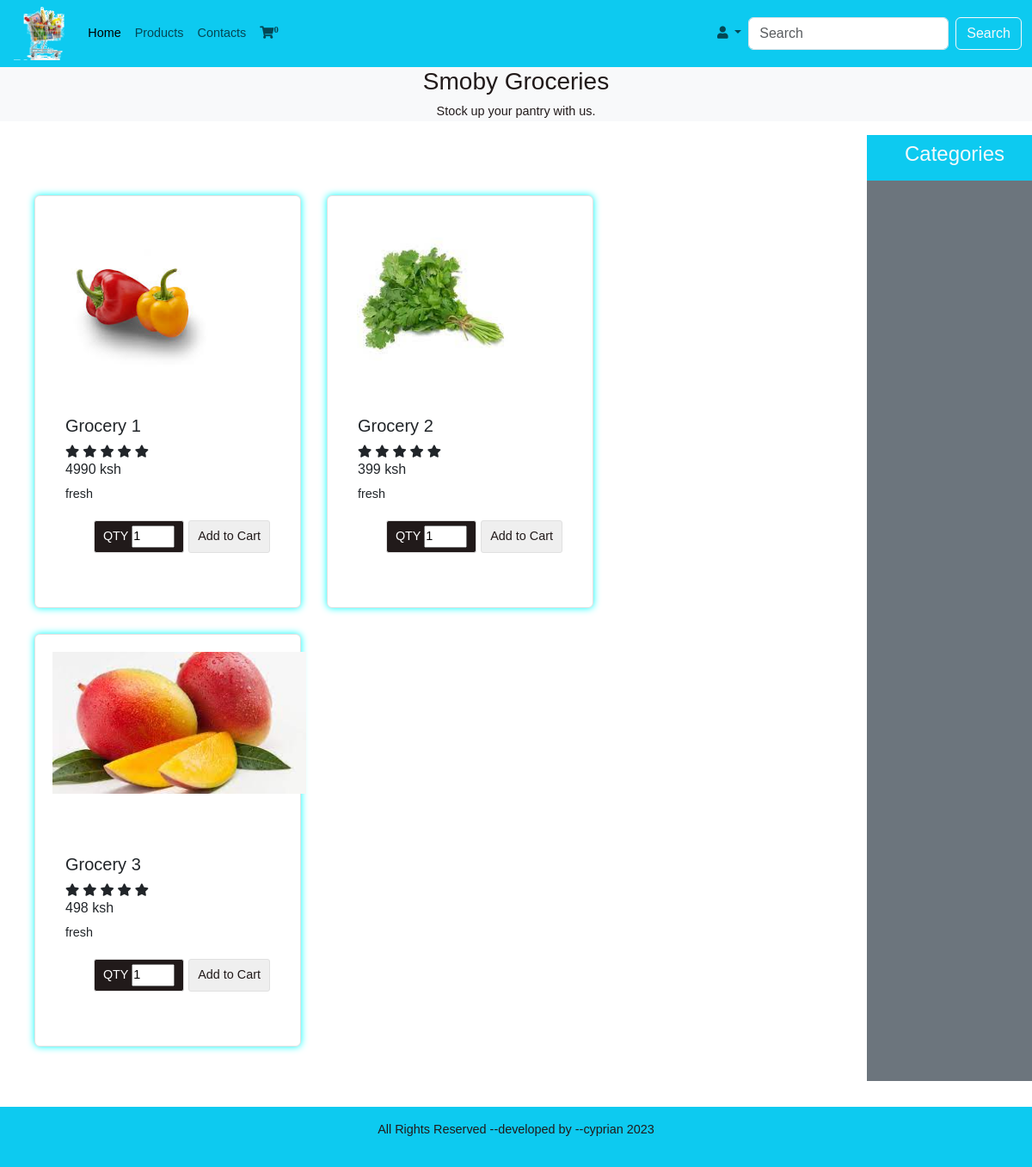
Before: / with the older database file.
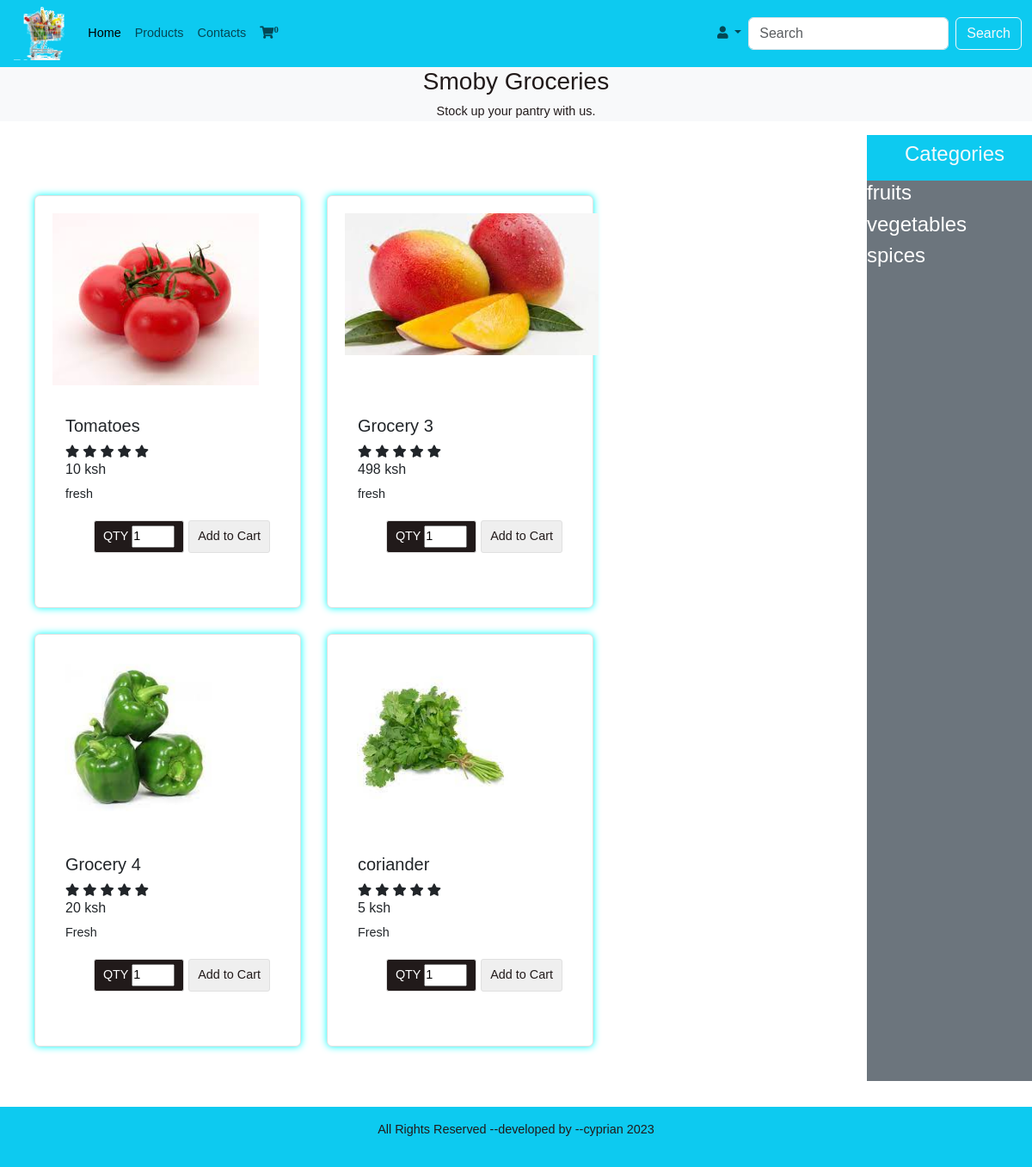
After: the same page with the newer database file.
### tables this page shows
CREATE TABLE `products` (
  `id` int(11) NOT NULL,
  `productname` varchar(100) NOT NULL,
  `price` int(100) NOT NULL,
  `productinfo` varchar(100) NOT NULL,
  `productimage` varchar(100) NOT NULL,
  `category` varchar(100) NOT NULL,
  `products` varchar(100) NOT NULL,
  `code` varchar(100) NOT NULL,
  `Date` date NOT NULL,
  `Time` time(1) NOT NULL
);

CREATE TABLE `categories` (
  `id` int(11) NOT NULL,
  `categories` varchar(100) NOT NULL
);

### includes/config.php (called while the page is built, shortened)
<?php
class DBController {
	private $host = "localhost";
	private $user = "root";
	private $database = "grocers_db";
	private $password ='';
	private $conn;
	function __construct() {
		$this->conn = $this->connectDB();
	}
	function connectDB() {
		$conn = mysqli_connect($this->host,$this->user,$this->password,$this->database);
		return $conn;
	}
	function runQuery($query) {
		$result = mysqli_query($this->conn,$query);
		while($row=mysqli_fetch_assoc($result)) {
			$resultset[] = $row;
		}
		if(!empty($resultset))
			return $resultset;
	}
}
?>

### index.php (the view, shortened to what this page needs)
<?php
      require_once("includes/config.php");
      $db_handle = new DBController();
  ?>
<!DOCTYPE html>
<html lang="en">
<head>
  <link href="https://cdn.jsdelivr.net/npm/bootstrap@5.3.0-alpha1/dist/css/bootstrap.min.css" rel="stylesheet">
  <link rel="stylesheet" href="https://use.fontawesome.com/releases/v5.15.4/css/all.css"/>
  <link rel="stylesheet"href="assets/css/style.css">
  <link rel="stylesheet"href="assets/css/extrastyles.css">
</head>
<body>
  <div class="container-fluid p-0">
  <nav class="navbar navbar-expand-lg navbar-light bg-info">
    <div class="container-fluid">
      <img src="assets/imgs/download.png" alt="logo" class="logo">
      <div class="collapse navbar-collapse" id="navbarSupportedContent">
        <ul class="navbar-nav me-auto mb-2 mb-lg-0">
          <li class="nav-item">
            <a class="nav-link active" aria-current="page" href="index.php">Home</a>
          </li>
          <li class="nav-item">
            <a class="nav-link" href="index.php">Products</a>
          </li>
          <li class="nav-item">
            <a class="nav-link" href="index.php">Contacts</a>
          </li>
           <?php
            if(isset($_SESSION["cart_item"])){
            $total_quantity = 0;
            $total_price = 0;
          ?>
          <?php
            foreach ($_SESSION["cart_item"] as $item){
             $item_price = $item["quantity"]*$item["price"];
		      ?>
          <?php
				   $total_quantity += $item["quantity"];
				   $total_price += ($item["price"]*$item["quantity"]);
		       }
		      ?>
          <li class="nav-item">
            <a class="nav-link" href="cart.php"><i class="fa fa-shopping-cart" aria-hidden="true"><sup><?php echo $total_quantity; ?></sup></i>
            </a>
          </li>
          <?php
           } else {
          ?>
          <li class="nav-item">
            <a class="nav-link" href="cart.php"><i class="fa fa-shopping-cart" aria-hidden="true"><sup>0</sup></i>
            </a>
          </li>
          <?php
           }
           ?>
        </ul>
        <ul class="navbar-nav d-flex flex-row">
           <li class="nav-item me-3 me-lg-0 dropdown" >
          <div class="dropdown">
            <a class="nav-link dropdown-toggle" href="#" id="navbarDropdown" role="button"
               data-mdb-toggle="dropdown"
               aria-expanded="false"
               aria-haspopup="true" >
               <i class="fas fa-user"></i>
            </a>
          </div>
        </ul>
        <form class="d-flex" role="search" action="" method="POST">
          <input class="form-control me-2" type="search" name="search" placeholder="Search" aria-label="Search">
          <button class="btn btn-outline-light" type="submit" name="submit">Search</button>
        </form>
      </div>
    </div>
  </nav>
  </div>
  <div class="bg-light">
    <h3 class="text-center">Smoby Groceries</h3>
    <p class="text-center">Stock up your pantry with us.</p>
  </div>
  <div class="row">
    <div class="col-md-10">
      <div id="product-grid" class="row products">
          <?php
          if (isset($_POST['submit'])){
            $search = $_POST['search'];
            $product_array = $db_handle->runQuery("SELECT * FROM products where (category LIKE '%" . $_POST["search"] . "%') OR (productname LIKE '%" . $_POST["search"] . "%') OR (productinfo LIKE '%" . $_POST["search"] . "%')OR (price LIKE '%" . $_POST["search"] . "%') OR (products LIKE '%" . $_POST["search"] . "%')");
            if (!empty($product_array)) {
              foreach($product_array as $key=>$value){
                ?>
          <div class="product-item card" style="width:310px;height:480px;">
          <iframe name="votar" style="display:none;"></iframe>
            <form method="post" target="votar" action="index.php?action=add&code=<?php echo $product_array[$key]["code"]; ?>" onsubmit="showMsg()">
            <div class="product-image"><img src="<?php echo "assets/imgs/products/".$product_array[$key]['productimage'];?>" style="max-width:295px; max-height:200px;"></div>
            <div class="product-tile-footer"><br><br><br>
            <div class="product-title"><h5><?php echo $product_array[$key]["productname"]; ?></h5>
            <span class="fa fa-star checked"></span>
            <span class="fa fa-star checked"></span>
            <span class="fa fa-star checked"></span>
            <span class="fa fa-star checked"></span>
            <span class="fa fa-star checked"></span>
            <h6><?php echo $product_array[$key]["price"]; ?> ksh</h6>
            <p class="card-text">
              <?php echo $product_array[$key]["productinfo"]; ?>
            </p>
          </div>
          <div class="cart-action">
          <div id="field1" class="btn btn-dark">QTY
            <input type="number" name="quantity" id="1" value="1" min="1" style="width:50px;" required/>
          </div>
          <script>
             $(document).ready(function(){
             $('.add').click(function () {
             if ($(this).prev().val() > 1) {
           $(this).prev().val(+$(this).prev().val() + 1);
            }
           });
           $('.sub').click(function () {
           if ($(this).next().val() > 1) {
           if ($(this).next().val() > 1) $(this).next().val(+$(this).next().val() - 1);
            }
           });
           });
          </script>
          <form action="index.php">
            <input type="submit" name="session" value="Add to Cart" class="btnAddAction" onclick="session()"/>
           </form>
        </div>
        </div>
        </form>
		    </div>
        <?php
        }
      }
    }else{
    $product_array = $db_handle->runQuery("SELECT * FROM products ORDER BY id ASC ");
	  if (!empty($product_array)) {
		foreach($product_array as $key=>$value){
	?>
    <div class="product-item card" style="width:310px;height:480px;">
			<form method="post" target="votar" action="index.php?action=add&code=<?php echo $product_array[$key]["code"]; ?>" onsubmit="showMsg()">
			<div class="product-image"><img src="<?php echo "assets/imgs/products/".$product_array[$key]['productimage'];?>" style="max-width:295px; max-height:200px;"></div>
			<div class="product-tile-footer"><br><br><br>
			<div class="product-title"><h5><?php echo $product_array[$key]["productname"]; ?></h5>
        <span class="fa fa-star checked"></span>
        <span class="fa fa-star checked"></span>
        <span class="fa fa-star checked"></span>
        <span class="fa fa-star checked"></span>
        <span class="fa fa-star checked"></span>
        <h6><?php echo $product_array[$key]["price"]; ?> ksh</h6>
        <p class="card-text">
          <?php echo $product_array[$key]["productinfo"]; ?>
        </p>
      </div>
			<div class="cart-action" style="display:flex;">
          <div id="field1" class="btnAddAction" style="background-color: #211a1a; color:white;">QTY
            <input type="number" name="quantity" id="1" value="1" min="1" style="width:50px;" required/>
          </div>
        <form action="index.php">
          <input type="submit" name="session" value="Add to Cart" class="btnAddAction" onclick="session()"/>
        </form>
      </div>
			</div>
			</form>
    </div>
    <?php
        }
      }
    }
    ?>
    </div>
    </div>
    <div class="col-md-2 bg-secondary p-0">
      <?php
       require_once 'includes/config.php';
       $sql="SELECT * FROM categories ";
       $stmt = $DBH->prepare($sql);
       $stmt->execute();
      ?>
      <ul class="navbar-nav me-auto ">
        <li class="nav-item bg-info">
          <a href="#" class="nav-link text-center text-light"><h4>Categories</h4> </a>
        </li>
        <?php
              while($row = $stmt->fetchObject()) {
              ?>
        <form action="" method="POST">
        <div class="nav-item ">
          <button type="submit" name="submit" class="category" style="border: none; color:white; background-color: transparent;"><h4><?php echo "{$row->categories}"; ?></h4> </button>
        </div>
        </form>
      </ul>
      <?php
                }
            ?>
    </div>
  </div>
 <?php
   require_once 'includes/footer.php';
  ?>
</body>
</html>

### includes/footer.php
<div class="footer bg-info p-3 text-center" style="display:flex;margin-top:30px;">
    <div class="text" style="margin-left:auto; margin-right:auto; display:flex;">
      <p>All Rights Reserved --developed by --</p> <h5 style="display:none;">sharaz technologies</h5>
      <p> cyprian 2023</p>
    </div>
  </div>

### assets/css/style.css (style rules this page uses)
* { margin: 0; padding: 0; box-sizing: border-box; }
.logo { width:7%; height:7%; }

### assets/css/extrastyles.css (style rules this page uses)
.card { width: 100%; padding: 20px; border-radius: 6px; margin: 20px; background: #fff; box-shadow: 0 0 8px aqua; }
.products { margin-left:30px ; }
body { font-family: Arial; color: #211a1a; font-size: 0.9em; }
#product-grid { margin: 40px; }
.btnAddAction { padding: 5px 10px; margin-left: 5px; background-color: #efefef; border: #E0E0E0 1px solid; color: #211a1a; float: right; text-decoration: none; border-radius: 3px; cursor: pointer; }
.product-item { float: left; background: #ffffff; margin: 30px 30px 0px 0px; border: #E0E0E0 1px solid; }
.product-image { height: 155px; width: 250px; background-color: #FFF; }
.product-title { margin-bottom: 20px; }
.cart-action { float: right; }
.product-tile-footer { padding: 15px 15px 0px 15px; overflow: auto; }

Changed rows visible on the page:
removed products: productimage (picture), productname "Grocery 2", price "399", productinfo "fresh"
changed products: productimage: a different picture; productname "Grocery 1" → "Tomatoes"; price "4990" → "10"
added products: productimage (picture), productname "Grocery 4", price "20", productinfo "Fresh"
added products: productimage (picture), productname "coriander", price "5", productinfo "Fresh"
added categories: categories "fruits"
added categories: categories "vegetables"
added categories: categories "spices"
